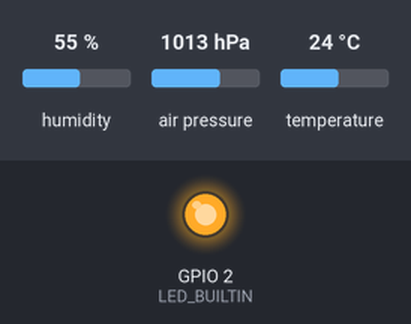
A sketch run on a simulated ESP8266 (NodeMCU). On the bench: output pins drawn as LEDs (lit = HIGH, except the on-board LED, lit = LOW). The inputs (shaded band) are chosen by the test bench; at power-on: humidity 55 %, air pressure 1013 hPa, temperature 24 °C. What the sketch prints to the serial monitor is not drawn.

Above: at 0.1 s.
At 3.1 s:
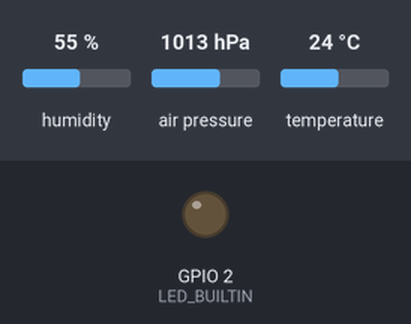
Timing chart, 0 to 4.6 s (numbered marks = the images above):
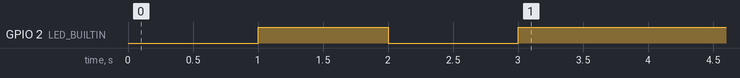

The sketch:

esp8266-bme280.ino
```cpp
// Platform libraries.
#include <Arduino.h>  // To add IntelliSense for platform constants.

// Third-party libraries.

// My classes.
#include "bme280.h"
#include "status-led.h"

// Read configuration and secrets.
#include "config.h"

StatusLed led;
BME280 bme;

void setup() {
  initSerial();
  initLed();
  initSensor();

  Serial.println("Setup completed.");
}

void initSerial() {
  Serial.begin(115200);
  Serial.println();
  Serial.println("Initializing serial connection DONE.");
}

void initLed() {
  led.setPin(PIN_LED);
  led.turnOn();
  delay(1000);
  led.turnOff();
  delay(1000);
  led.turnOn();
  delay(1000);
  led.turnOff();
  delay(1000);
}

void initSensor() {
  bme.init();
}

void loop() {
  led.turnOn();

  BME280::Measurement measurement = bme.getMeasuredData();

  Serial.printf("Temperature: %.1f *C\n", measurement.temperature);
  Serial.printf("Pressure: %.1f hPa\n", measurement.pressure);
  Serial.printf("Altitude: %.1f m\n", measurement.altitude);
  Serial.printf("Humidity: %.1f %\n", measurement.humidity);
  Serial.println();

  led.turnOff();
  delay(2000);
}
```

bme280.cpp
```cpp
#include "bme280.h"

void BME280::init() {
  Serial.print("BME280: Initializing... ");

	if (!_bme.begin(DEFAULT_ADDRESS)) {
		Serial.println("BME280: Could not find a valid BME280 sensor, check wiring!");
		while (1);
	}

  Serial.println("DONE.");
}

float BME280::getTemperature() {
  return _bme.readTemperature();
}

float BME280::getPressure() {
  return _bme.readPressure() / 100.0F;
}

float BME280::getAltitude() {
  return _bme.readAltitude(SEALEVELPRESSURE_HPA);
}

float BME280::getHumidity() {
  return _bme.readHumidity();
}

BME280::Measurement BME280::getMeasuredData() {
  Measurement measurement;

  measurement.temperature = getTemperature();
  measurement.pressure = getPressure();
  measurement.altitude = getAltitude();
  measurement.humidity = getHumidity();

  return measurement;
}
```

bme280.h
```cpp
#include <Arduino.h>

#ifndef bme280_h
#define bme280_h

// Third-party libraries.
#include <Adafruit_BME280.h>  // Adafruit BME280 Library, depends on Adafruit Unified Sensor library too.

#define SEALEVELPRESSURE_HPA (1013.25)
#define DEFAULT_ADDRESS 0x76

class BME280 {
 public:
  typedef struct {
    float temperature;
    float pressure;
    float altitude;
    float humidity;
  } Measurement;

  void init();
  float getTemperature();
  float getPressure();
  float getAltitude();
  float getHumidity();
  Measurement getMeasuredData();

 private:
  Adafruit_BME280 _bme;
};

#endif /* bme280_h */
```

status-led.cpp
```cpp
#include "status-led.h"

void StatusLed::setPin(uint8_t pin) {
  pinMode(pin, OUTPUT);
  _pin = pin;
}

void StatusLed::turnOff() {
   digitalWrite(_pin, HIGH);
}

void StatusLed::turnOn() {
   digitalWrite(_pin, LOW);
}
```

status-led.h
```cpp
#include <Arduino.h>

#ifndef status_led_h
#define status_led_h

class StatusLed {
 public:
  void setPin(uint8_t pin);
  void turnOn();
  void turnOff();

 private:
  uint8_t _pin;
};

#endif /* status_led_h */
```

config.h
```cpp
// Pin configuration.
const uint8_t PIN_LED = LED_BUILTIN;
```
